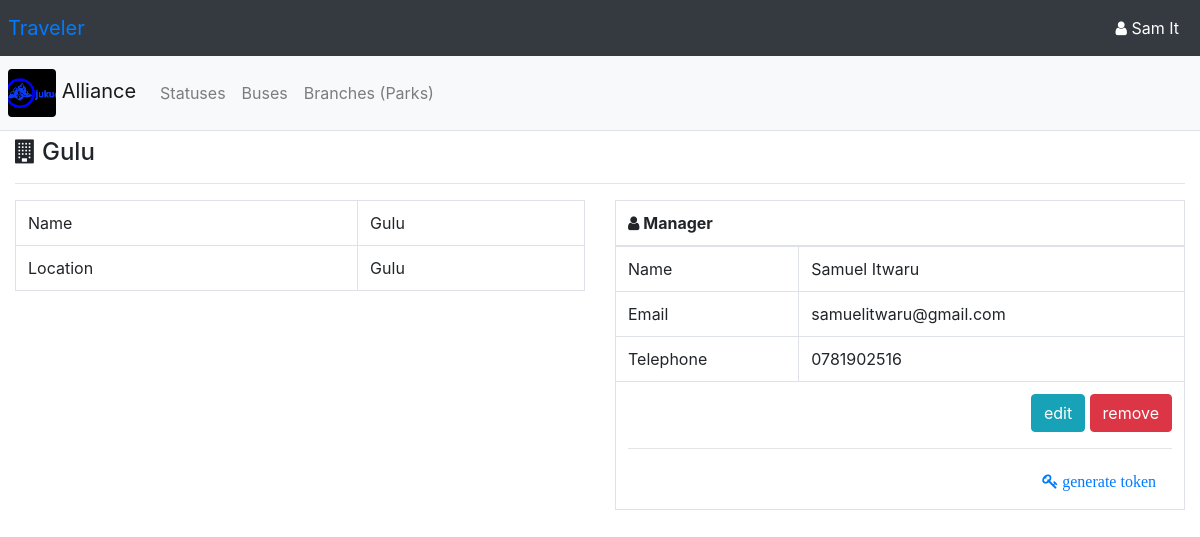
/company/1/branches/1 (signed in), run on an earlier commit of the app's database.
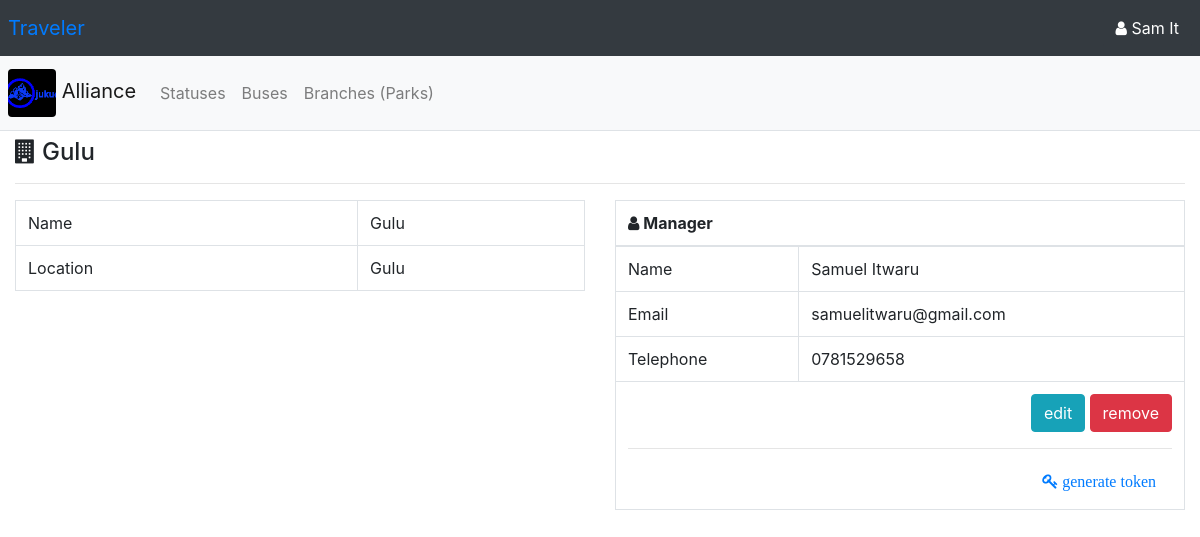
And on a later commit of the database.
### app/models/models.py (models this page shows)
class Profile(db.Model):
    id = db.Column(db.Integer, primary_key=True)
    first_name = db.Column(db.String(64))
    last_name = db.Column(db.String(64))
    telephone = db.Column(db.String(16))
    is_admin = db.Column(db.Boolean())
    is_manager = db.Column(db.Boolean())
    is_cashier = db.Column(db.Boolean())
    branch_id = db.Column(db.Integer, db.ForeignKey("branch.id"))
    user_id = db.Column(db.Integer, db.ForeignKey("user.id", ondelete="CASCADE"))
    def display_name(self):
        return f"{self.first_name} {self.last_name}"
    def __str__(self):
        return self.display_name()

### app/WEB/views/company.py (the view)
@company_bp.route("/<int:company_id>/branches/<int:branch_id>", methods=["GET"])
def get_company_branch(company_id, branch_id):
    company = Company.query.get(company_id)
    branch = Branch.query.get(branch_id)
    create_profile_form = CreateProfileForm()
    delete_profile_form = DeleteProfileForm(obj=branch.manager())
    return render_template("branch/branch.html", branch=branch, company=company, create_profile_form=create_profile_form, delete_profile_form=delete_profile_form)

### app/WEB/context_processors.py (called while the page is built)
@app.context_processor
def company():
	if current_user.is_authenticated:
		branch = current_user.profile.branch
		if branch:
			return {
				"branch": branch,
				"company": branch.company,
			}
	return {}

### app/models/models.py (called while the page is built)
    def manager(self):
        manager_filter = list(filter(lambda memeber: memeber.is_manager, self.members))
        if len(manager_filter):
            return list(manager_filter)[0]
        return None

    def __str__(self):
        return self.profile.display_name()

### app/setup.py (called while the page is built)
@login_manager.user_loader
def load_user(user_id):
	return User.query.get(user_id)

### app/templates/branch/branch.html (shortened to what this page needs)
{% extends 'company/company.html' %}
{% block company_content %}
<div class="container-fluid">
	<h4><span class="fa fa-building pt-2"></span> {{branch.name}}</h4>
	<hr>
	<div class="row">
		<div class="col-md-6">
			<table class="table table-bordered">
				<tbody>
					<tr>
						<td>Name</td><td>{{branch.name}}</td>
					</tr>
					<tr>
						<td>Location</td><td>{{branch.location}}</td>
					</tr>
				</tbody>
			</table>
		</div>
		<div class="col-md-6">
			{% with manager=branch.manager() %}
			<table class="table table-bordered">
				<tbody>
					<thead>
						<th colspan="2"><span class="fa fa-user"></span> Manager</th>
					</thead>
					{% if manager %}
					<tr>
						<td>Name</td><td>{{manager}}</td>
					</tr>
					<tr>
						<td>Email</td><td>{{manager.user.email}}</td>
					</tr>
					<tr>
						<td>Telephone</td><td>{{manager.telephone}}</td>
					</tr>
					<tr>
						<td colspan="2" align="right">
							<button class="btn btn-info">edit</button>
							<button class="btn btn-danger" data-toggle="modal" data-target="#deleteBranchManagerModal">remove</button>
							<hr>
							<a href="{{ url_for('auth.set_token', user_id=manager.user.id) }}" class="nav-link"><span class="fa fa-key"> generate token</span></button>
						</td>
					</tr>
					{% endif %}
				</tbody>
			</table>
			{% endwith %}
		</div>
	</div>
</div>
{% endblock %}

What changed in the data, as far as the page shows it:
changed Profile "Samuel Itwaru": telephone "0781902516" → "0781529658"
